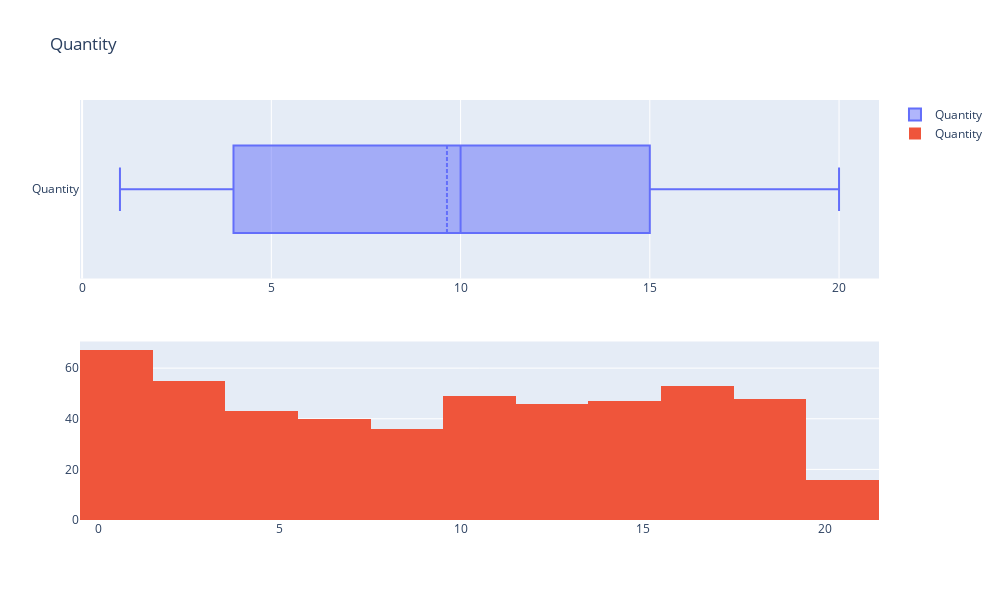

Here is the notebook cell this chart was saved with:
### Code cell
make_box_hist(df['Quantity'])

### Figure 1 — Plotly figure (JSON) as saved in the notebook; plotly's stock layout.template omitted (floating-point values rounded to 4 significant figures; data arrays with more than 128 entries replaced by an {"elided": "..."} marker saying what was removed)
{"data": [{"boxmean": true, "name": "Quantity", "type": "box", "x": {"elided": "500 int values"}, "xaxis": "x", "yaxis": "y"}, {"name": "Quantity", "type": "histogram", "x": {"elided": "500 int values"}, "xaxis": "x2", "yaxis": "y2"}], "layout": {"height": 600, "title": {"text": "Quantity"}, "width": 1000, "xaxis": {"anchor": "y", "domain": [0, 1]}, "xaxis2": {"anchor": "y2", "domain": [0, 1]}, "yaxis": {"anchor": "x", "domain": [0.575, 1]}, "yaxis2": {"anchor": "x2", "domain": [0, 0.425]}}}
